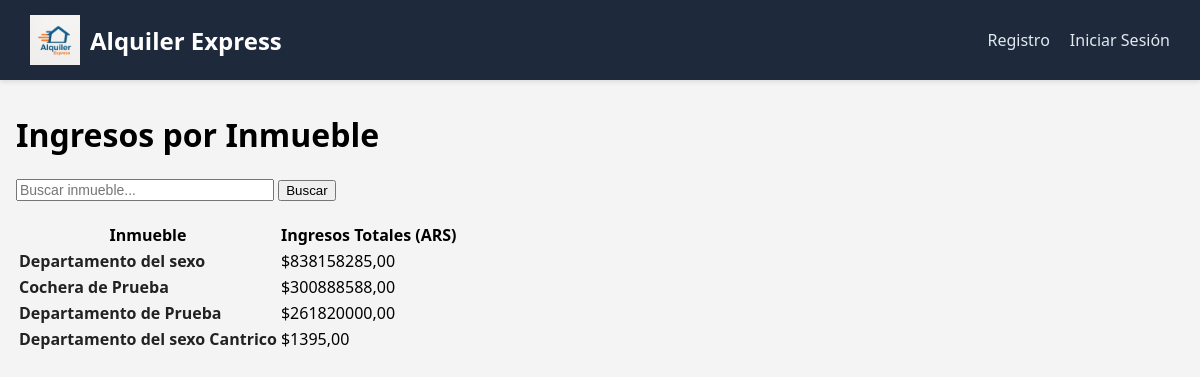
Before: /estadisticas/ingresos/inmuebles with the older database file.
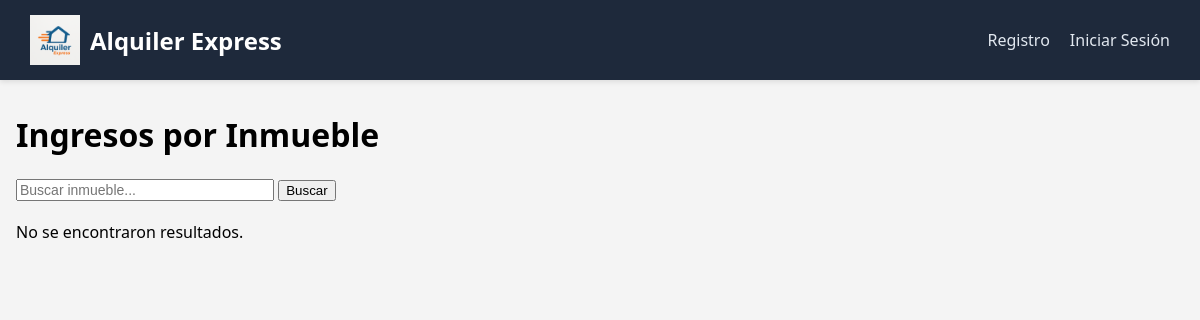
After: the same page with the newer database file.
### gestion_inmuebles/models.py (models this page shows, shortened)
class Inmueble(models.Model):
    activo = models.BooleanField(default=True)
    tipo = models.CharField(default='-', max_length=20, editable=False)
    nombre = models.CharField(max_length=100, unique=True)
    calle = models.CharField(max_length=100, default="-")
    numero = models.PositiveIntegerField(default=0)
    provincia = models.CharField(max_length=100)
    ciudad = models.CharField(max_length=100)
    descripcion = models.TextField(blank=True)
    politica_cancelacion = models.TextField(blank=True)
    estado = models.CharField(default='Disponible', choices=ESTADO_CHOICES)
    precio = models.DecimalField(max_digits=10, decimal_places=2)
    imagen = models.ImageField(upload_to='inmuebles/', blank=True, null=True)
    superficie = models.PositiveIntegerField(default=0)

### gestion_estadisticas/views.py (the view)
# urls.py: path('ingresos/inmuebles', views.ingresos_por_inmueble, name='ingresos-inmueble'),
def ingresos_por_inmueble(request):
    query = request.GET.get("q", "")
    reservas = Reserva.objects.filter(estado="aceptada").select_related("inmueble")
    ingresos_dict = {}
    for reserva in reservas:
        inmueble = reserva.inmueble
        duracion_horas = (reserva.fecha_fin - reserva.fecha_inicio).total_seconds() / 3600
        duracion_dias = (reserva.fecha_fin.date() - reserva.fecha_inicio.date()).days
        if duracion_dias == 0:
            duracion_dias = 1
        try:
            tiempo = inmueble.tiempo
        except AttributeError:
            tiempo = None
        precio = float(inmueble.precio)
        if tiempo == "Por_hora":
            total = precio * duracion_horas
        elif tiempo == "Por_noche":
            total = precio * duracion_dias
        elif tiempo == "Por_semana":
            total = precio * (duracion_dias / 7)
        elif tiempo == "Por_mes":
            total = precio * (duracion_dias / 30)
        else:
            total = precio * duracion_dias
        if inmueble.nombre in ingresos_dict:
            ingresos_dict[inmueble.nombre]["total"] += total
        else:
            ingresos_dict[inmueble.nombre] = {
                "inmueble": inmueble,
                "total": total
            }
    if query:
        ingresos_dict = {
            nombre: data
            for nombre, data in ingresos_dict.items()
            if query.lower() in nombre.lower()
        }
    ingresos = sorted(
        ingresos_dict.values(),
        key=lambda x: x["total"],
        reverse=True
    )
    return render(request, "gestion_estadisticas/ingresos-inmueble.html", {
        "ingresos": ingresos,
        "query": query,
    })

### templates/gestion_estadisticas/ingresos-inmueble.html
{% extends 'base.html' %}
{% load static %}
{% block content %}
  <link rel="stylesheet" href="{% static 'styles/ingresos-inmueble.css' %}">
  <h1>Ingresos por Inmueble</h1>
  <form method="get" style="margin-bottom: 20px;">
    <input type="text" name="q" placeholder="Buscar inmueble..." value="{{ query }}">
    <button type="submit">Buscar</button>
  </form>
  {% if ingresos %}
    <table>
      <thead>
        <tr>
          <th>Inmueble</th>
          <th>Ingresos Totales (ARS)</th>
        </tr>
      </thead>
      <tbody>
        {% for item in ingresos %}
          <tr>
            <td>
             <a class="nombre-inmueble-link" href="{% url 'inmueble_detalle' item.inmueble.id %}">{{ item.inmueble.nombre }}</a>
            </td>
            <td>${{ item.total|floatformat:2 }}</td>
          </tr>
        {% endfor %}
      </tbody>
    </table>
  {% else %}
    <p>No se encontraron resultados.</p>
  {% endif %}
{% endblock %}

Changed rows visible on the page:
removed Inmueble: inmueble.nombre "Departamento del sexo", total "838158285,00"
removed Inmueble: inmueble.nombre "Cochera de Prueba", total "300888588,00"
removed Inmueble: inmueble.nombre "Departamento de Prueba", total "261820000,00"
removed Inmueble: inmueble.nombre "Departamento del sexo Cantrico", total "1395,00"
Other visible differences:
text no longer shown: "Inmueble Ingresos Totales (ARS)"
text now shown: "No se encontraron resultados."
